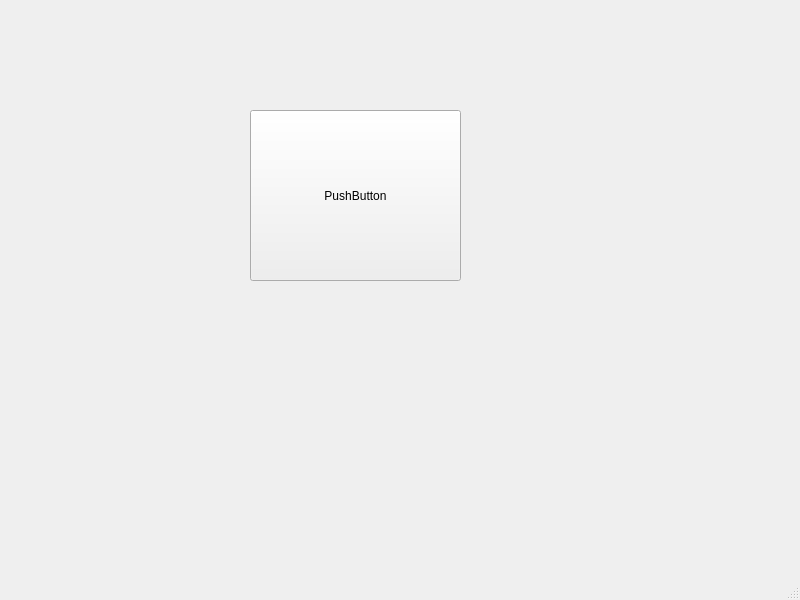
<?xml version="1.0" encoding="UTF-8"?>
<ui version="4.0">
 <class>MainWindow</class>
 <widget class="QMainWindow" name="MainWindow">
  <property name="geometry">
   <rect>
    <x>0</x>
    <y>0</y>
    <width>800</width>
    <height>600</height>
   </rect>
  </property>
  <property name="windowTitle">
   <string>MainWindow</string>
  </property>
  <widget class="QWidget" name="centralwidget">
   <widget class="QPushButton" name="pushButton">
    <property name="geometry">
     <rect>
      <x>250</x>
      <y>110</y>
      <width>211</width>
      <height>171</height>
     </rect>
    </property>
    <property name="text">
     <string>PushButton</string>
    </property>
   </widget>
  </widget>
  <widget class="QMenuBar" name="menubar">
   <property name="geometry">
    <rect>
     <x>0</x>
     <y>0</y>
     <width>800</width>
     <height>26</height>
    </rect>
   </property>
  </widget>
  <widget class="QStatusBar" name="statusbar"/>
 </widget>
 <resources/>
 <connections/>
</ui>
